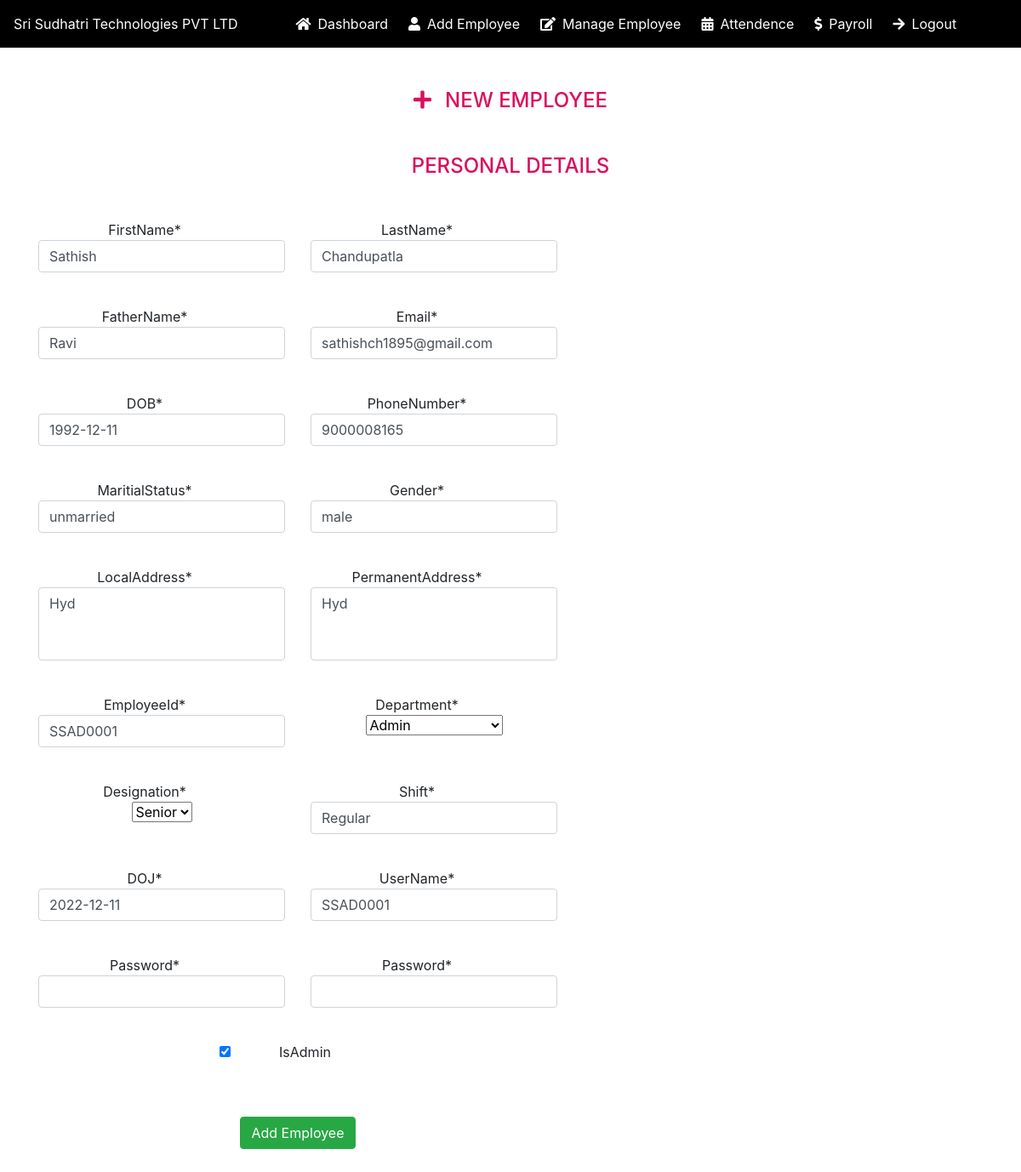
/update/SSAD0001/, run on the app's committed database.
### hrm_admin/models.py (models this page shows, shortened)
class Employee(models.Model):
    firstName=models.CharField(max_length=64)
    lastName=models.CharField(max_length=64)
    fatherName=models.CharField(max_length=64)
    email=models.EmailField()
    dOB=models.DateField()
    phoneNumber=models.IntegerField(max_length=10)
    maritialStatus=models.CharField(max_length=50)
    gender=models.CharField(max_length=50)
    localAddress=models.TextField()
    permanentAddress=models.TextField()
    employeeId=models.CharField(primary_key=True,max_length=9)
    department=models.ForeignKey(Department,on_delete=models.CASCADE)
    designation=models.ForeignKey(Position,on_delete=models.CASCADE)
    shift=models.CharField(max_length=50)
    dOJ=models.DateField()
    isAdmin=models.BooleanField(default=False)
    userName=models.CharField(max_length=10)
    password=models.CharField(max_length=9)

### hrm_admin/views.py (the view, shortened to what this page needs)
# urls.py: path('update/<str:id>/',views.addUpdateEmployee,name='update'),
def addUpdateEmployee(request,id=''):
    if(request.method=="GET"):
        if(id==''):             #insert operation
            form=EmployeeForm()
        else:                  #update operation
            employee=Employee.objects.get(employeeId=id)  #filtering based on primarykey
            form=EmployeeForm(instance=employee)
        return render(request,'hrmadmin/add-employee.html',{'form':form})

### hrm_admin/forms.py
class EmployeeForm(forms.ModelForm):
    class Meta:
        model=Employee
        fields='__all__'
        widgets={
            'password':forms.PasswordInput(),
            'dOB':forms.TextInput(attrs={'placeholder': 'yyyy-mm-dd'}),
            'dOJ':forms.TextInput(attrs={'placeholder': 'yyyy-mm-dd'}),
            'userName':forms.TextInput(attrs={'placeholder':'EmployeeID & Username be Same'}),
                 }
    def __init__(self,*args,**kwargs):            #add this
         super(EmployeeForm,self).__init__(*args,**kwargs)
         self.fields['department'].empty_label="select"
         self.fields['designation'].empty_label="select"
         self.fields['localAddress'].widget.attrs = {'rows': 3,'cols':22}
         self.fields['permanentAddress'].widget.attrs = {'rows': 3,'cols':22}

### hrm_admin/models.py (called while the page is built)
    def __str__(self):
        return self.deptName

    def __str__(self):
        return self.title

### templates/hrmadmin/add-employee.html (shortened to what this page needs)
{% extends './base.html'  %} {% block content %}
{% load crispy_forms_tags %}
    <div class="container text-center">
        <h4 class="mb-5 text-uppercase mt-5"><i class="fas fa-plus pr-3"></i>New Employee</h4>
        <h4 class="mt-3 mb-5 text-uppercase">Personal Details</h4>
        <form method="post" class="form-inline" autocomplete="off">
        <div class="add">
            <div class="row">
                <div class="col-md-6 ">
                    {{form.firstName|as_crispy_field}}
                </div>
                <div class="col-md-6">
                    {{form.lastName|as_crispy_field}}
                </div>
            </div>
            <div class="row mt-4">
                <div class="col-md-6">
                    {{form.fatherName|as_crispy_field}}
                </div>
                <div class="col-md-6">
                    {{form.email|as_crispy_field}}
                </div>
            </div>
            <div class="row mt-4">
                <div class="col-md-6">
                    {{form.dOB|as_crispy_field}}
                </div>
                <div class="col-md-6">
                    {{form.phoneNumber|as_crispy_field}}
                </div>
            </div>
            <div class="row mt-4">
                <div class="col-md-6">
                    {{form.maritialStatus|as_crispy_field}}
                </div>
                <div class="col-md-6">
                    {{form.gender|as_crispy_field}}
                </div>
            </div>
            <div class="row mt-4">
                <div class="col-md-6 ">
                    <div class="address">
                        {{form.localAddress|as_crispy_field}}
                    </div>
                </div>
                <div class="col-md-6">
                    {{form.permanentAddress|as_crispy_field}}
                </div>
            </div>
            <div class="row mt-4">
                <div class="col-md-6">
                    {{form.employeeId|as_crispy_field}}
                </div>
                <div class="col-md-6">
                    {{form.department|as_crispy_field}}
                </div>
            </div>
            <div class="row mt-4">
                <div class="col-md-6">
                    {{form.designation|as_crispy_field}}
                </div>
                <div class="col-md-6">
                    {{form.shift|as_crispy_field}}
                </div>
            </div>
            <div class="row mt-4">
                <div class="col-md-6">
                    {{form.dOJ|as_crispy_field}}
                </div>
                <div class="col-md-6">
                    {{form.userName|as_crispy_field}}
                </div>
            </div>
            <div class="row mt-4">
                <div class="col-md-6">
                    {{form.password|as_crispy_field}}
                </div>
                <div class="col-md-6">
                    {{form.password|as_crispy_field}}
                </div>
            </div>
            <div class="row mt-4">
                <div class="col-md-4"></div>
                <div class="col-md-4">
                    {{form.isAdmin|as_crispy_field}}
                </div>
                <div class="col-md-4"></div>
            </div>
            <button type="submit" class="btn btn-success mt-5 mb-5">Add Employee</button>
        </div>
    </form>
    </div>
{% endblock content %}

### static/css/admin/addemployee.css (style rules this page uses)
label { width: 250px; }
h4 { margin-top: 10px; margin-bottom: 50px; color: #da0f5e; }
textarea { resize: none; }
.add { text-align: center; }
.form-inline .form-control { display: inline-block; width: 290px; vertical-align: middle; }

### data on the page
Employee: firstName "Sathish", lastName "Chandupatla", fatherName "Ravi", email "sathishch1895@gmail.com", dOB "1992-12-11", phoneNumber "9000008165", maritialStatus "unmarried", gender "male", localAddress "Hyd", permanentAddress "Hyd", employeeId "SSAD0001", department "Admin", designation "Senior", shift "Regular", dOJ "2022-12-11", userName "SSAD0001", isAdmin "☑"
